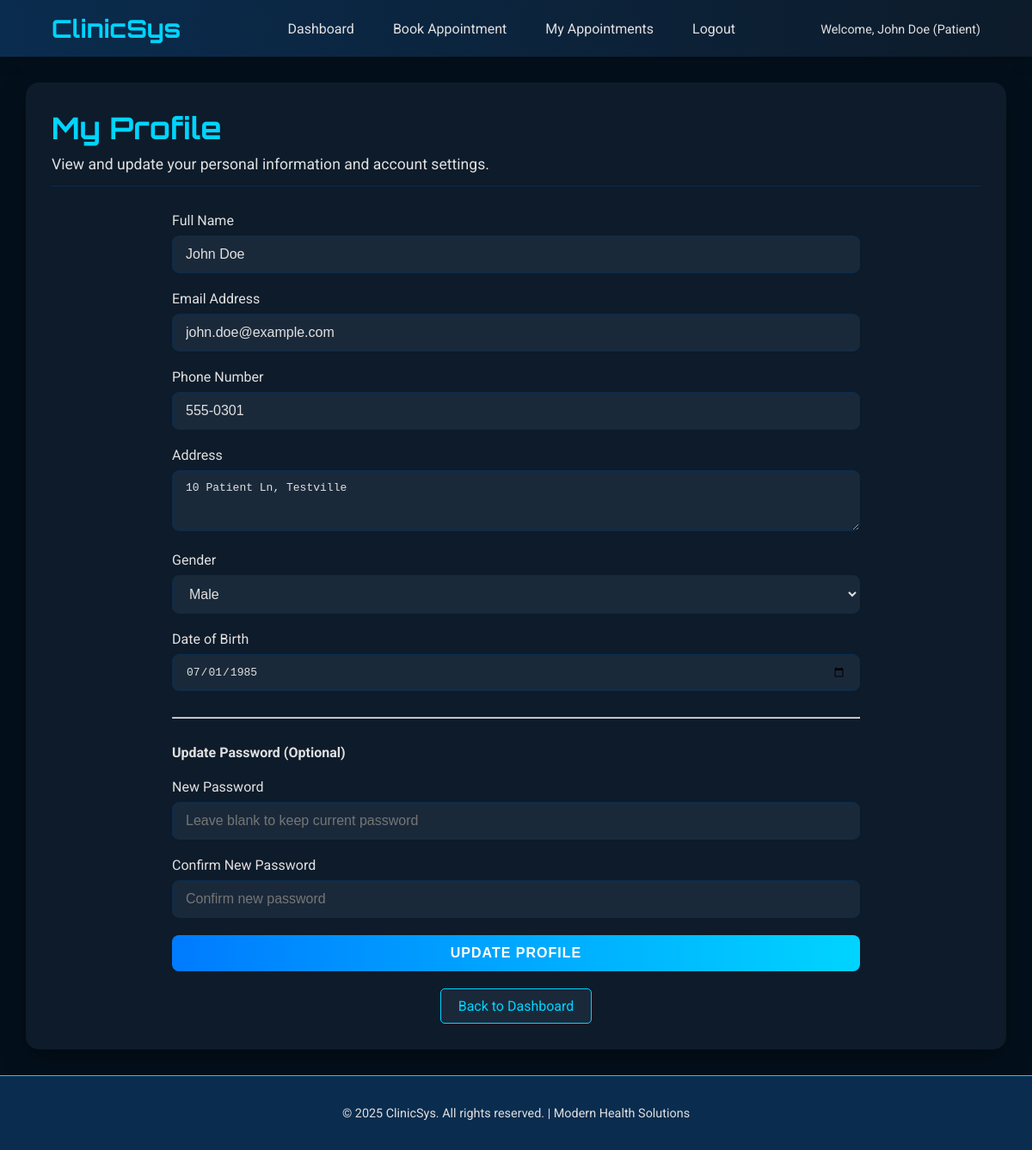
/profile.php (signed in), run on the app's committed database.
### tables this page shows
CREATE TABLE IF NOT EXISTS `users` (
  `id` INT AUTO_INCREMENT PRIMARY KEY,
  `nom` VARCHAR(255) NOT NULL COMMENT 'Full name of the user',
  `email` VARCHAR(255) NOT NULL UNIQUE COMMENT 'Email address, used for login',
  `mot_de_passe` VARCHAR(255) NOT NULL COMMENT 'Hashed password',
  `phone` VARCHAR(50) DEFAULT NULL COMMENT 'Phone number',
  `address` TEXT DEFAULT NULL COMMENT 'Physical address',
  `gender` ENUM('Male', 'Female', 'Other') DEFAULT NULL,
  `date_of_birth` DATE DEFAULT NULL,
  `role` ENUM('patient', 'doctor', 'nurse', 'admin') NOT NULL COMMENT 'Role of the user in the system',
  `created_at` TIMESTAMP DEFAULT CURRENT_TIMESTAMP,
  `updated_at` TIMESTAMP DEFAULT CURRENT_TIMESTAMP ON UPDATE CURRENT_TIMESTAMP
);

### profile.php (the view, shortened to what this page needs)
<?php
require_once 'includes/db.php';
require_once 'includes/header.php';
$user_id = $_SESSION['user_id'];
$page_title = "My Profile";
$user_details = [];
$stmt_fetch = $conn->prepare("SELECT nom, email, phone, address, gender, date_of_birth FROM users WHERE id = ?");
if ($stmt_fetch) {
    $stmt_fetch->bind_param("i", $user_id);
    $stmt_fetch->execute();
    $result = $stmt_fetch->get_result();
    if ($result->num_rows === 1) {
        $user_details = $result->fetch_assoc();
    } else {
        $error_message = "Could not retrieve user details.";
    }
} else {
    $error_message = "Database error preparing to fetch details.";
}
?>
<div class="dashboard-header">
    <h1><?php echo $page_title; ?></h1>
    <p>View and update your personal information and account settings.</p>
</div>
<?php if (!empty($user_details)): ?>
<div class="form-container" style="max-width: 800px; margin: 20px auto;">
    <form action="profile.php" method="POST" class="dashboard-form animated-form">
        <div class="form-group">
            <label for="name">Full Name</label>
            <input type="text" id="name" name="name" value="<?php echo htmlspecialchars($user_details['nom']); ?>" required>
        </div>
        <div class="form-group">
            <label for="email">Email Address</label>
            <input type="email" id="email" name="email" value="<?php echo htmlspecialchars($user_details['email']); ?>" required>
        </div>
        <div class="form-group">
            <label for="phone">Phone Number</label>
            <input type="tel" id="phone" name="phone" value="<?php echo htmlspecialchars($user_details['phone'] ?? ''); ?>" placeholder="e.g., 555-1234">
        </div>
        <div class="form-group">
            <label for="address">Address</label>
            <textarea id="address" name="address" rows="3" placeholder="Enter your full address"><?php echo htmlspecialchars($user_details['address'] ?? ''); ?></textarea>
        </div>
        <div class="form-group">
            <label for="gender">Gender</label>
            <select id="gender" name="gender">
                <option value="Male" <?php echo ($user_details['gender'] ?? '') === 'Male' ? 'selected' : ''; ?>>Male</option>
            </select>
        </div>
        <div class="form-group">
            <label for="dob">Date of Birth</label>
            <input type="date" id="dob" name="dob" value="<?php echo htmlspecialchars($user_details['date_of_birth'] ?? ''); ?>">
        </div>
        <hr style="border-color: var(--primary-color-dark); margin: 30px 0;">
        <h4>Update Password (Optional)</h4>
        <div class="form-group">
            <label for="password">New Password</label>
            <input type="password" id="password" name="password" placeholder="Leave blank to keep current password">
        </div>
        <div class="form-group">
            <label for="confirm_password">Confirm New Password</label>
            <input type="password" id="confirm_password" name="confirm_password" placeholder="Confirm new password">
        </div>
        <button type="submit" class="btn-login">Update Profile</button>
    </form>
</div>
<?php else: ?>
    <div class="info-message" style="background-color: var(--secondary-color); color: var(--text-color); padding: 20px; border-radius: 8px; text-align: center; margin-top: 20px;">
        <p>Could not load profile details.</p>
    </div>
<?php endif; ?>
<div style="text-align: center; margin-top: 20px;">
    <a href="dashboard.php" class="btn-secondary">Back to Dashboard</a>
</div>
<?php
require_once 'includes/footer.php';
?>

### css/style.css (style rules this page uses)
:root { --primary-color: #007bff; --secondary-color: #0A2C4E; --accent-color: #00D4FF; --text-color: #E0E0E0; --text-dark: #333333; --bg-light: #FFFFFF; --bg-dark: #03101C; --bg-panel: #0D1B2A; --border-color: #0056b3; --input-bg: #1A293A; --input-border: #007bff; --font-primary: 'Roboto', sans-serif; --font-headings: 'Orbitron', sans-serif; }
body { font-family: var(--font-primary); margin: 0; padding: 0; background-color: var(--bg-dark); color: var(--text-color); display: flex; justify-content: center; align-items: center; min-height: 100vh; overflow: hidden; }
.btn-login { width: 100%; padding: 15px; background: linear-gradient(90deg, var(--primary-color) 0%, var(--accent-color) 100%); border: none; border-radius: 8px; color: var(--bg-light); font-size: 1.1em; font-weight: bold; cursor: pointer; transition: transform 0.2s ease, box-shadow 0.3s ease; text-transform: uppercase; letter-spacing: 1px; }

### css/dashboard_style.css (style rules this page uses)
body { display: flex; flex-direction: column; align-items: stretch; background-color: var(--bg-dark); min-height: 100vh; }
.dashboard-header { margin-bottom: 30px; padding-bottom: 15px; border-bottom: 1px solid var(--secondary-color); }
.dashboard-header h1 { font-family: var(--font-headings); color: var(--accent-color); margin: 0 0 10px 0; font-size: 2.2em; }
.dashboard-header p { color: var(--text-light); font-size: 1.1em; margin: 0; }
.dashboard-form .form-group { margin-bottom: 20px; }
.dashboard-form label { display: block; color: var(--text-color); margin-bottom: 8px; font-family: var(--font-primary); }
.dashboard-form input[type="text"], .dashboard-form input[type="email"], .dashboard-form input[type="password"], .dashboard-form input[type="date"], .dashboard-form input[type="time"], .dashboard-form input[type="tel"], .dashboard-form input[type="number"], .dashboard-form select, .dashboard-form textarea { width: 100%; padding: 12px 15px; background-color: var(--input-bg); border: 1px solid var(--secondary-color); border-radius: 8px; color: var(--text-color); font-size: 1em; transition: border-color 0.3s ease, box-shadow 0.3s ease; box-sizing: border-box; }
.dashboard-form button[type="submit"], .dashboard-form .btn-login { padding: 12px 25px; background: linear-gradient(90deg, var(--primary-color) 0%, var(--accent-color) 100%); border: none; border-radius: 8px; color: var(--bg-light); font-size: 1em; font-weight: bold; cursor: pointer; transition: transform 0.2s ease, box-shadow 0.3s ease; text-transform: uppercase; display: inline-block; text-align: center; }
.btn-secondary { padding: 10px 20px; background-color: var(--input-bg); color: var(--accent-color); border: 1px solid var(--accent-color); border-radius: 5px; text-decoration: none; transition: background-color 0.3s, color 0.3s; display: inline-block; text-align: center; }
.animated-form { animation: fadeInUpForm 0.8s ease-out 0.2s backwards; }

### data on the page
users: name "John Doe", email "john.doe@example.com", phone "555-0301", address "10 Patient Ln, Testville", gender "Male", dob "07/01/1985"

### other printed values
$title "Dashboard"
$title "Book Appointment"
$title "My Appointments"
$title "Logout"
$user_name "John Doe"
$user_role "Patient"
$page_title "My Profile"
